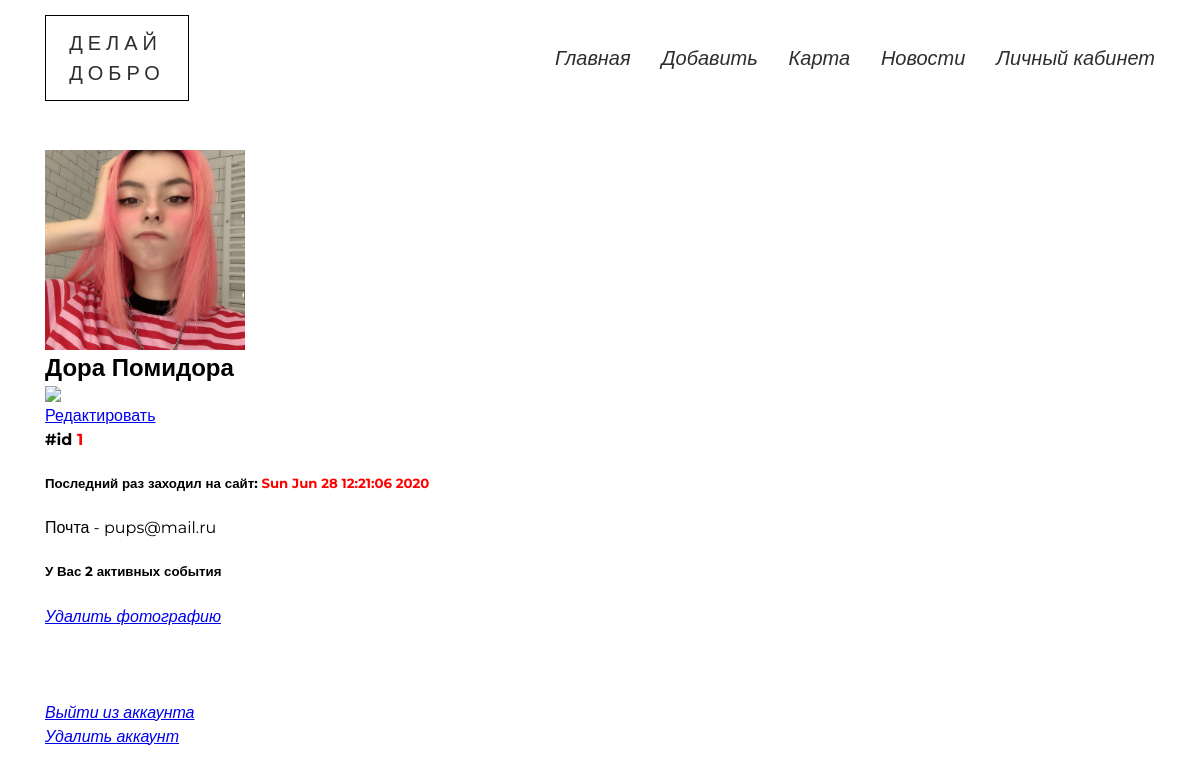
The app's page /user/1 (signed in) with its own data.
### data/model_users.py (models this page shows, shortened)
class User(SqlAlchemyBase, UserMixin, SerializerMixin):
    __tablename__ = 'users'
    id = sqlalchemy.Column(sqlalchemy.Integer,
                           primary_key=True, autoincrement=True)
    name = sqlalchemy.Column(sqlalchemy.String)
    email = sqlalchemy.Column(sqlalchemy.String)
    type = sqlalchemy.Column(sqlalchemy.Integer)
    last_time_in = sqlalchemy.Column(sqlalchemy.String,
                                     default=time.ctime)
    hashed_password = sqlalchemy.Column(sqlalchemy.String)
    help_count = sqlalchemy.Column(sqlalchemy.Integer)
    events = sqlalchemy.orm.relation("Event", backref="user")
    photo = sqlalchemy.orm.relation("File", uselist=False)

### blueprints/users.py (the view)
@blueprint.route('/user/<int:user_id>')
def user(user_id):
    session = db_session.create_session()
    user = session.query(User).get(user_id)
    if not user:
        abort(404)
    return render_template('user.html', user=user)

### blueprints/user_authenticate.py (called while the page is built)
@login_manager.user_loader
def user_load(user_id):
    session = db_session.create_session()
    return session.query(User).get(user_id)

### data/db_session.py (called while the page is built)
def create_session() -> Session:
    global __factory
    return __factory()

### templates/user.html (shortened to what this page needs)
{% extends "base.html" %}
{% block content %}
    <div class="container">
    <div class="infolist">
        <div class='flexbox flex_c_nowr'>
            <div>
                <img src="/{{ user.photo.path if user.photo else 'static/images/none_image.png' }}" height="200px">
                <div class="flexbox flex_jcspacebetween_aicenter">
                    <h2>{{ user.name }}</h2>
                    {% if current_user.is_authenticated and current_user.id == user.id %}
                        <a href="/edit_user/{{ user.id }}" class='link'>
                            <img src="/static/images/edit_icon1.png" height="18px">Редактировать</a>
                    {% endif %}
                </div>
                <h4>#id <span style='color: red'>{{ user.id }}</span></h4>
                <h5>Последний раз заходил на сайт: <span style='color: red'>{{ user.last_time_in }}</span></h5>
                <p>Почта - {{ user.email }}</p>
                <h5>У Вас {{ user.events|length }} активных события</h5>
            </div>
            {% if current_user.is_authenticated and current_user.id == user.id and user.photo %}
                <div>
                    <a href="/del_user_photo/{{ user.id }}" class='link'><i>Удалить фотографию</i></a>
                </div>
            {% endif %}
            <br>
            <br>
            <br>
            {% if current_user.is_authenticated and current_user.id == user.id %}
                <div>
                    <a href="/logout" class='link'><i>Выйти из аккаунта</i></a>
                    <br>
                    <a href="/del_user/{{ user.id }}" class='link'><i>Удалить аккаунт</i></a>
                </div>
            {% endif %}
        </div>
    </div>
    </div>
{% endblock %}

### records on screen
User: name "Дора Помидора", id "1", last_time_in "Sun Jun 28 12:21:06 2020", email "pups@mail.ru"

### other values on screen
{{ user.events|length }} "2"
